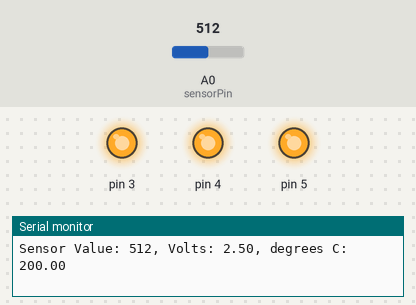
The sketch below on a simulated Arduino Uno, built with avr-gcc and run on an emulated ATmega328P. Shown: output pins drawn as LEDs (lit = HIGH), the last lines printed to the serial monitor. The inputs (shaded band) are chosen by the test bench; at power-on: A0 (sensorPin) = 512.

Above: at 1.2 s.
1.3 s: A0 (sensorPin) set to 166
4.3 s: A0 (sensorPin) set to 155
At 5.5 s:
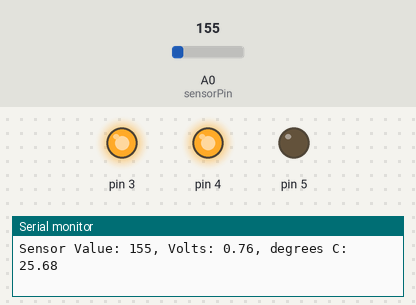
5.8 s: A0 (sensorPin) set to 122
At 7.0 s:
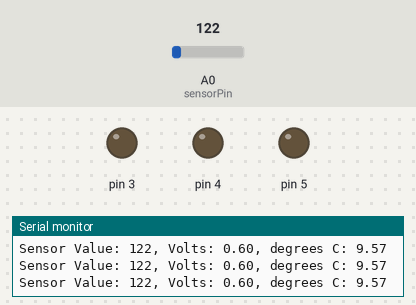
7.3 s: A0 (sensorPin) set to 1023
At 8.4 s:
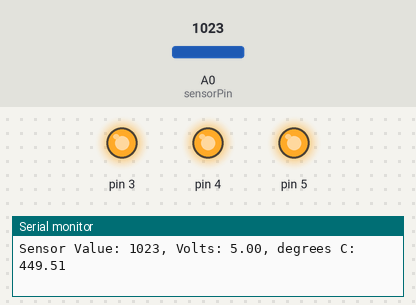
Timing chart, 0 to 9.8 s (numbered marks = the images above; inputs shaded):
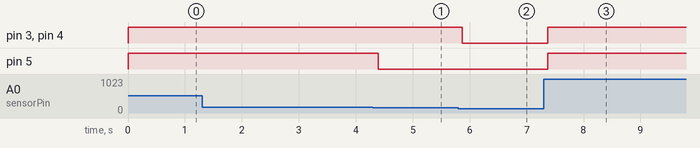

Measured:
- the behaviour switches between 156 and 155 on A0 (sensorPin) (found by bisection; images 0 and 1)
- after the input at 4.3 s, pin 5: HIGH → LOW after 0.09 s
- after the input at 5.8 s, pin 3, pin 4: HIGH → LOW after 0.07 s
- after the input at 7.3 s, pin 3–5: LOW → HIGH after 0.07 s

The sketch:

sketch_2_love-o-meter.ino
```cpp
const int sensorPin = A0;
const float baselineTemp = 20.0;


void setup() {
  Serial.begin(9600); //Open serial port
  for(int pinNum = 3; pinNum < 6; ++pinNum){
    pinMode(pinNum, OUTPUT);
    digitalWrite(pinNum, LOW);
  }
}

void loop() {
  int sensorVal = analogRead(sensorPin);
  Serial.print("Sensor Value: ");
  Serial.print(sensorVal);

  //convert the ADC reading to voltage
  float voltage = (sensorVal/1024.0) * 5.0;
  Serial.print(", Volts: ");
  Serial.print(voltage);
  Serial.print(", degrees C: ");
  //convert the voltage to tempreture in deg C
  float temp = (voltage - .5) * 100;
  Serial.print(temp);
  Serial.print("\n");
  if(temp < baselineTemp + 2){
    digitalWrite(3,LOW);
    digitalWrite(4,LOW);
    digitalWrite(5,LOW);
  } else if(temp >= baselineTemp + 2 && temp < baselineTemp + 4){
    digitalWrite(3,HIGH);
    digitalWrite(4,LOW);
    digitalWrite(5,LOW);
  } else if(temp >= baselineTemp + 4 && temp < baselineTemp + 6){
    digitalWrite(3,HIGH);
    digitalWrite(4,HIGH);
    digitalWrite(5,LOW);
  } else if (temp >= baselineTemp +6){
    digitalWrite(3,HIGH);
    digitalWrite(4,HIGH);
    digitalWrite(5,HIGH);
  }
  delay(1);

}
```
